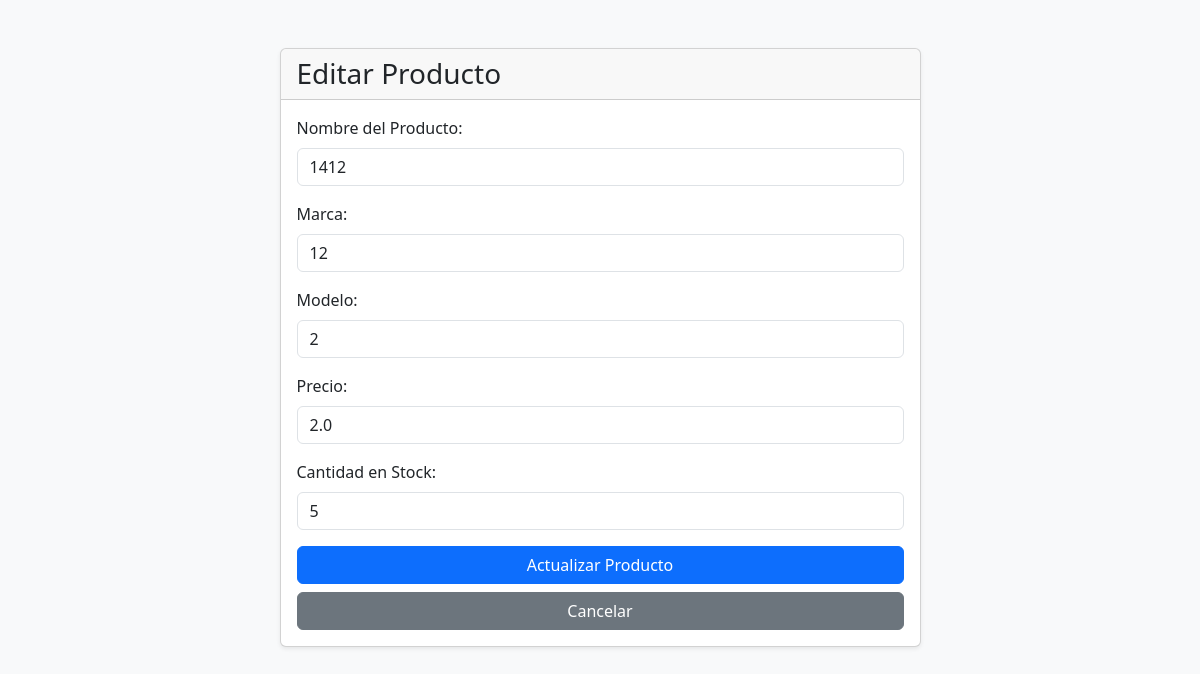
The page /editar/1 (signed in) on the database as committed earlier.
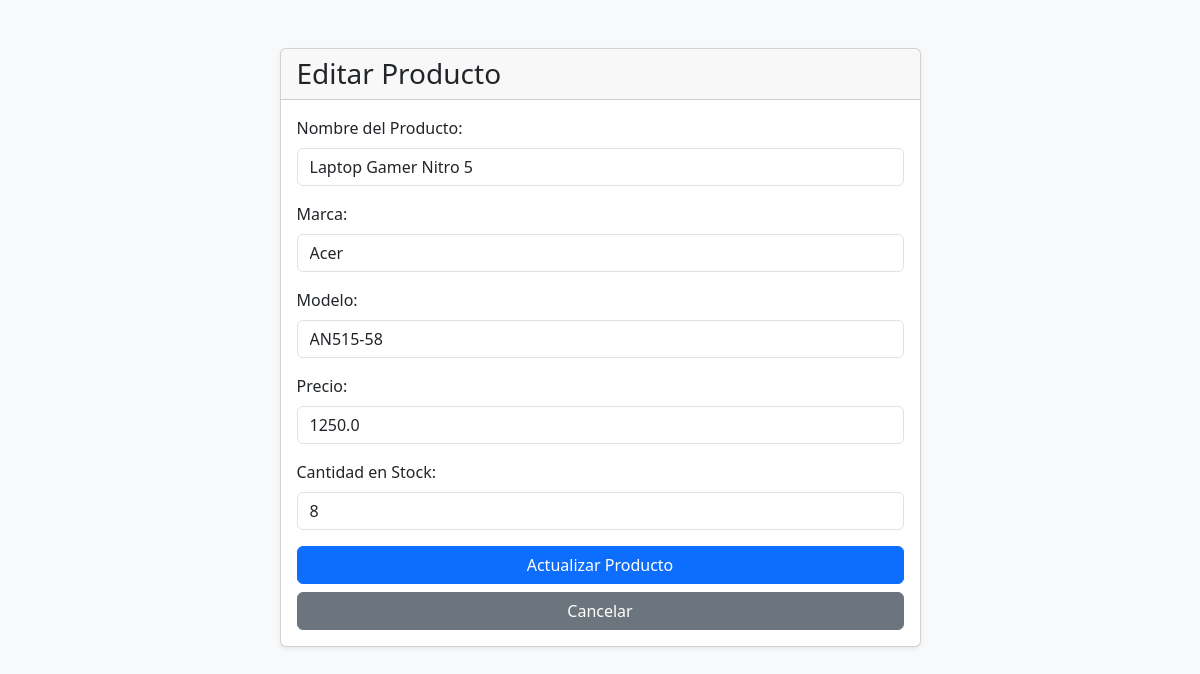
The same page on the database as committed later.
### tables this page shows
CREATE TABLE productos (
    id INTEGER PRIMARY KEY AUTOINCREMENT,
    empresa_id INTEGER NOT NULL,
    nombre TEXT NOT NULL,
    marca TEXT NOT NULL,
    modelo TEXT NOT NULL,
    precio REAL NOT NULL,
    cantidad INTEGER NOT NULL,
    creado TIMESTAMP NOT NULL DEFAULT CURRENT_TIMESTAMP,
    FOREIGN KEY (empresa_id) REFERENCES empresas (id)
);

### app.py (the view, shortened to what this page needs)
@app.route('/editar/<int:producto_id>', methods=['GET', 'POST'])
@login_required
@admin_required
def editar_producto(producto_id):
    producto = get_producto(producto_id)
    if producto is None:
        flash('Producto no encontrado o no tienes permiso para editarlo.', 'danger')
        return redirect(url_for('mostrar_inventario'))
    return render_template('editar_producto.html', producto=producto)

### app.py (called while the page is built)
def login_required(f):
    @wraps(f)
    def decorated_function(*args, **kwargs):
        if 'user_id' not in session:
            flash('Debes iniciar sesión para ver esta página.', 'danger')
            return redirect(url_for('login'))
        return f(*args, **kwargs)
    return decorated_function

def admin_required(f):
    @wraps(f)
    def decorated_function(*args, **kwargs):
        if session.get('rol') != 'admin':
            flash('No tienes permiso para realizar esta acción.', 'danger')
            return redirect(url_for('mostrar_inventario'))
        return f(*args, **kwargs)
    return decorated_function

def get_db_connection():
    conn = sqlite3.connect('database.db')
    conn.row_factory = sqlite3.Row
    return conn

def get_producto(producto_id):
    conn = get_db_connection()
    producto = conn.execute('SELECT * FROM productos WHERE id = ? AND empresa_id = ?', (producto_id, session['empresa_id'])).fetchone()
    conn.close()
    return producto

### templates/editar_producto.html (shortened to what this page needs)
<!DOCTYPE html>
<html lang="es">
<head>
    <link href="https://cdn.jsdelivr.net/npm/bootstrap@5.3.3/dist/css/bootstrap.min.css" rel="stylesheet">
</head>
<body class="bg-light">
    <div class="container mt-5"><div class="row justify-content-center"><div class="col-md-7"><div class="card shadow-sm"><div class="card-header"><h1 class="h3 mb-0">Editar Producto</h1></div><div class="card-body"><form method="POST"><div class="mb-3"><label for="nombre" class="form-label">Nombre del Producto:</label><input type="text" class="form-control" id="nombre" name="nombre" value="{{ producto.nombre }}" required></div><div class="mb-3"><label for="marca" class="form-label">Marca:</label><input type="text" class="form-control" id="marca" name="marca" value="{{ producto.marca }}" required></div><div class="mb-3"><label for="modelo" class="form-label">Modelo:</label><input type="text" class="form-control" id="modelo" name="modelo" value="{{ producto.modelo }}" required></div><div class="mb-3"><label for="precio" class="form-label">Precio:</label><input type="number" class="form-control" id="precio" name="precio" step="0.01" value="{{ producto.precio }}" required></div><div class="mb-3"><label for="cantidad" class="form-label">Cantidad en Stock:</label><input type="number" class="form-control" id="cantidad" name="cantidad" value="{{ producto.cantidad }}" required></div><div class="d-grid gap-2"><button type="submit" class="btn btn-primary">Actualizar Producto</button><a href="{{ url_for('mostrar_inventario') }}" class="btn btn-secondary">Cancelar</a></div></form></div></div></div></div></div>
</body>
</html>

Rows that differ between the two databases and show on the page:
changed productos: nombre "1412" → "Laptop Gamer Nitro 5"; marca "12" → "Acer"; modelo "2" → "AN515-58"; precio "2.0" → "1250.0"; cantidad "5" → "8"
